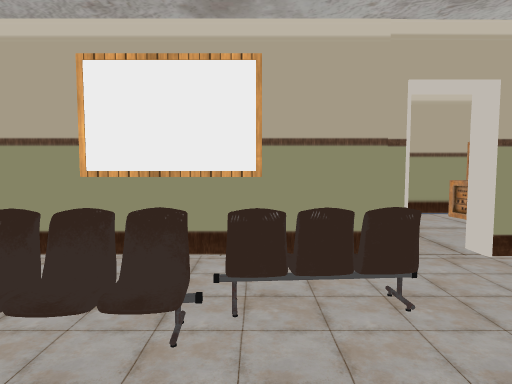
view 1 (above)

17 first-person views from a walk through a scene from a Unity 3-D project. The camera is 1.3 m above the floor, tilts 4° down and sees 75° across. Doors are open. The floor is counted in squares, 1 m on a side. Each view is taken from the middle of a square. On the plan, view 1 faces up. The plan holds only what a view shows up to about 14 squares ahead; the rest is blank. The place goes on beyond the plan. The player is left out. Some animated figures are not drawn. Some surface patterns are stand-ins.

view 2
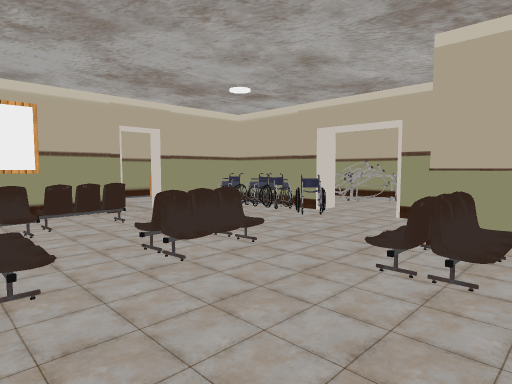

view 3
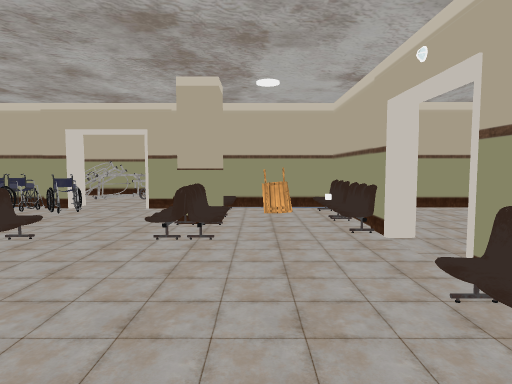

view 4
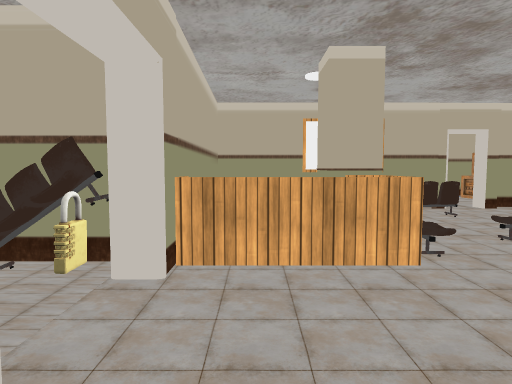

view 5
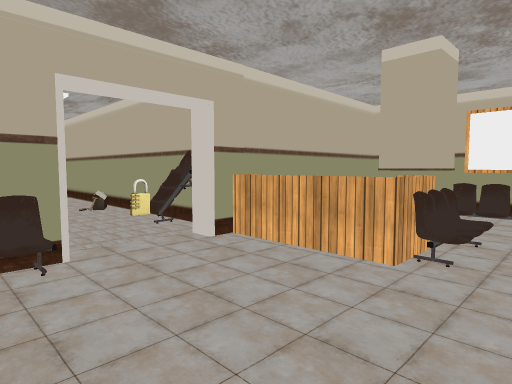

view 6
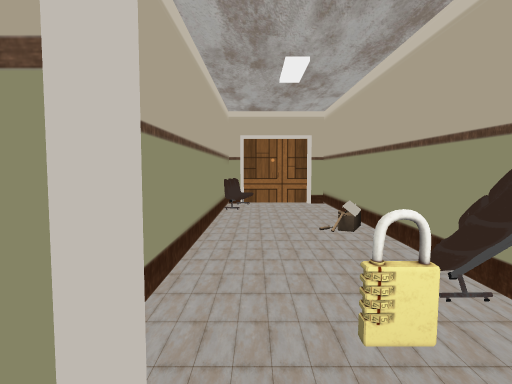

view 7
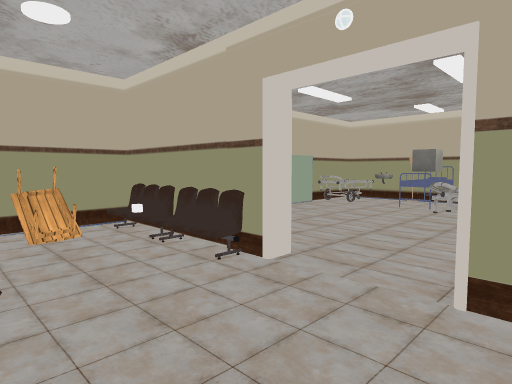

view 8
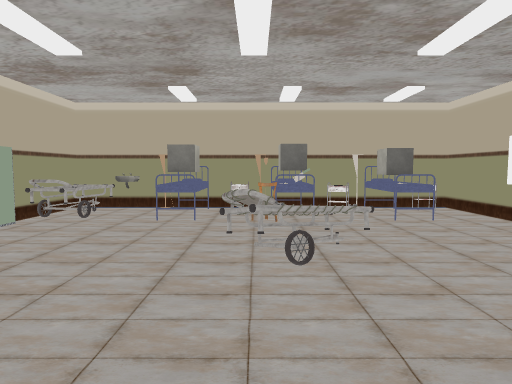

view 9
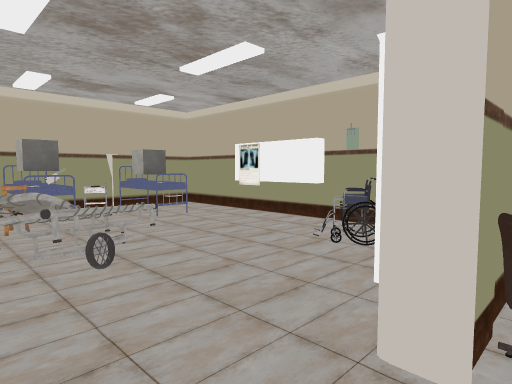

view 10
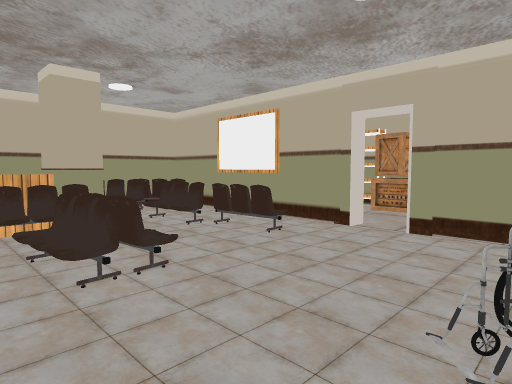

view 11
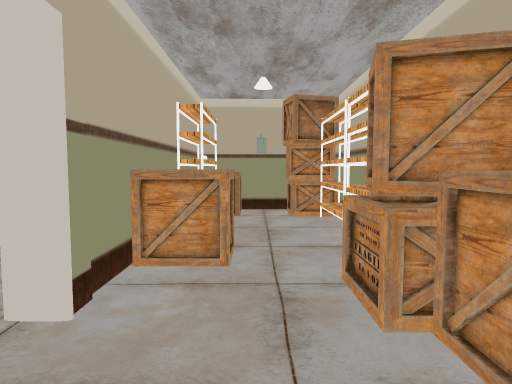

view 12
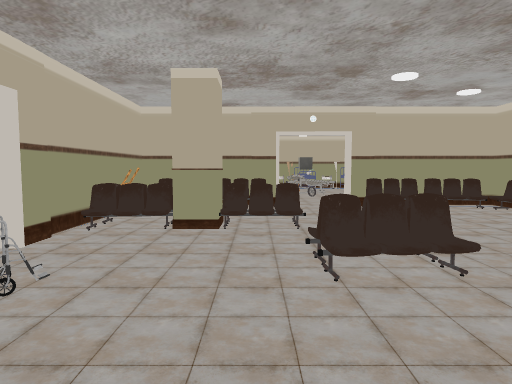

view 13
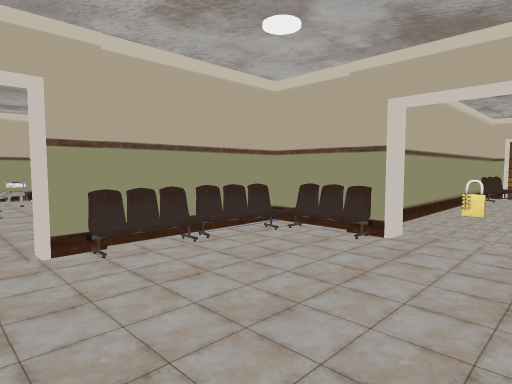

view 14
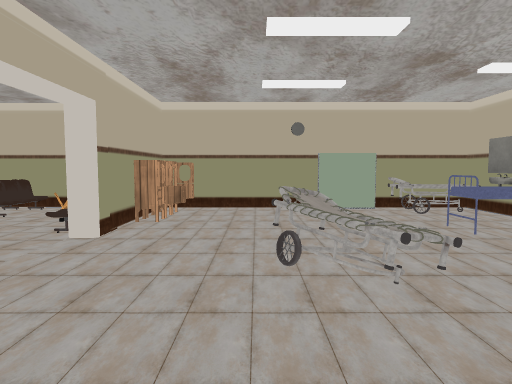

view 15
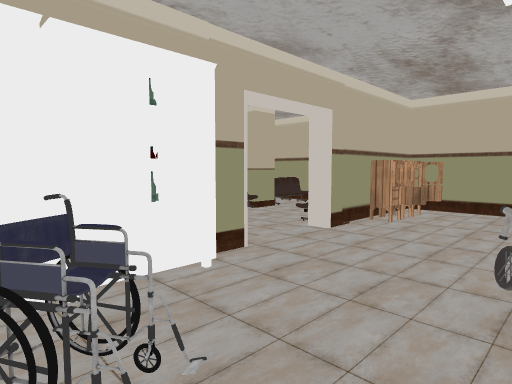

view 16
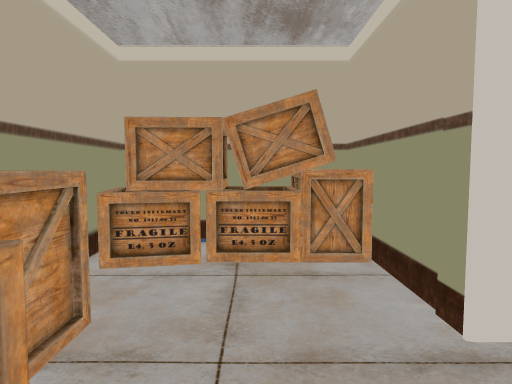

view 17
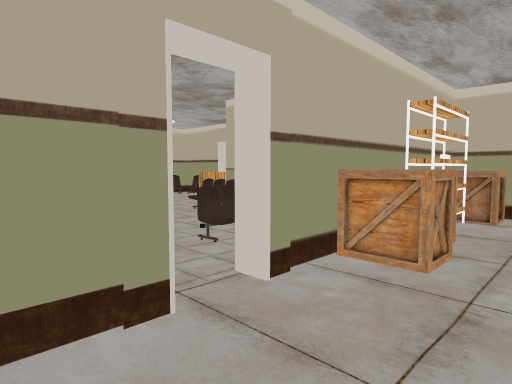

### Floor plan
Key: @ floor where view 1 was taken; # wall or solid block; . floor; / step, stairs or slope; D open door; = window, fence, low wall or low ledge; ^ raised ledge; B box; C chair; P pillar; T table; L toolbox; E bed; R trolley; A cabinet; S shelf; O other object.
Columns run from 17 left of view 1 to 9 right of it. Each row starts with its distance up from view 1.
  9             BBSSSSBBBBBB#
  8             BB....BB...B#
  7             #....B.....B#
  6             BBSBBBB....B#
  5             ########D####
  4             #C.........O#
  3             #C..CCC....O#
  2             # .........O##
  1             # PP.......OD##
  0             # PP.@C/...OD.
 -1 #############^^C..//....D
 -2 #....L ...CCD...........#
 -3 #..........=D.......OP//C
 -4 #...........D......COPP/C
 -5 ##C##########.........//#
 -6             C..........TT
 -7             #COCC...CC#C#
 -8             #A#A#DDD#AAA#
 -9             #AAA.....AAA#
-10             #OO.........#
-11             #.....O.....#
-12             #...OOO.....#
-13             #....O......#
-14             #...........O
-15             #.E..EC.E..O#
-16             #.O..OO.O..O#
-17             #OORROE.OO.O#
-18             #############

Where each view was taken, in squares from view 1:
view 1: 0 up, 0 right, facing up
view 2: 5 down, 2 left, facing up-right
view 3: 5 down, 4 left, facing right
view 4: 6 down, 4 left, facing up
view 5: 6 down, 0 right, facing up-left
view 6: 4 down, 4 left, facing left
view 7: 4 down, 1 left, facing down-right
view 8: 7 down, 1 right, facing down
view 9: 7 down, 2 right, facing down-left
view 10: 2 down, 6 right, facing up-left
view 11: 7 up, 5 right, facing left
view 12: 4 up, 3 right, facing down
view 13: 2 down, 1 right, facing down-left
view 14: 11 down, 4 left, facing right
view 15: 12 down, 4 left, facing up-right
view 16: 7 up, 1 right, facing right
view 17: 8 up, 5 right, facing down-left
